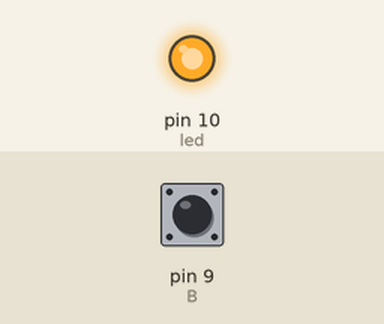
The sketch below on a simulated Arduino Uno, built with avr-gcc and run on an emulated ATmega328P. On the bench: output pins drawn as LEDs (lit = HIGH). The inputs (shaded band) are chosen by the test bench; at power-on: pin 9 (B) HIGH. What the sketch prints to the serial monitor is not drawn.

Above: at 1.2 s.
1.3 s: pin 9 (B) pulled LOW for 0.15 s
At 1.37 s:
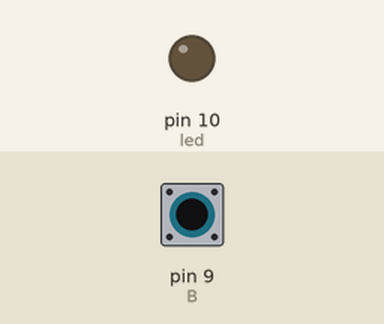
2.9 s: pin 9 (B) pulled LOW for 3.2 s
At 7.3 s:
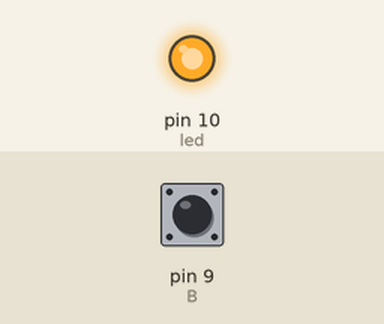
7.6 s: pin 9 (B) driven LOW
At 8.7 s:
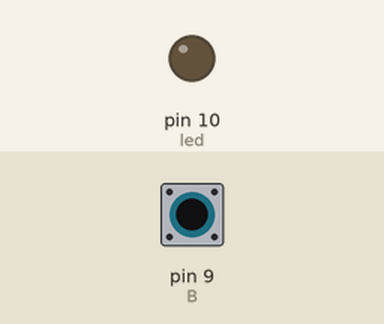
10.6 s: pin 9 (B) driven HIGH
At 10.9 s:
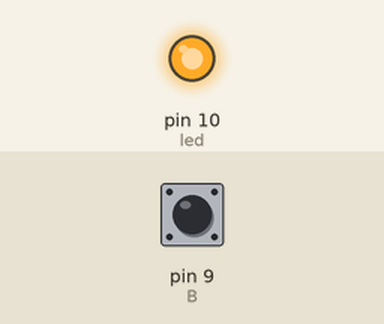
Timing chart, 0 to 13.6 s (numbered marks = the images above; inputs shaded):
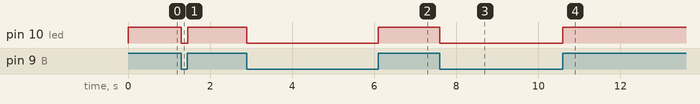

The sketch:

LES2Brwa.ino
```cpp
int led = 10;
int B = 9;
int k = 0;

void setup() {
  // put your setup code here, to run once:
 pinMode(led, OUTPUT);
 pinMode(B, INPUT_PULLUP);
 Serial.begin(115200);
}

void loop() {
  // put your main code here, to run repeatedly:
  if(digitalRead(B) == LOW){
    digitalWrite(led, LOW);
    Serial.println("LAAG");
  }

  else{
    digitalWrite(led, HIGH);
    Serial.println("Hoog");
  }
}
```

Measured:
- after the input at 1.3 s, pin 10 (led): HIGH → LOW at once, → HIGH 0.15 s later
- after the input at 2.9 s, pin 10 (led): HIGH → LOW at once, → HIGH 3.2 s later
- after the input at 7.6 s, pin 10 (led): HIGH → LOW at once
- after the input at 10.6 s, pin 10 (led): LOW → HIGH at once
